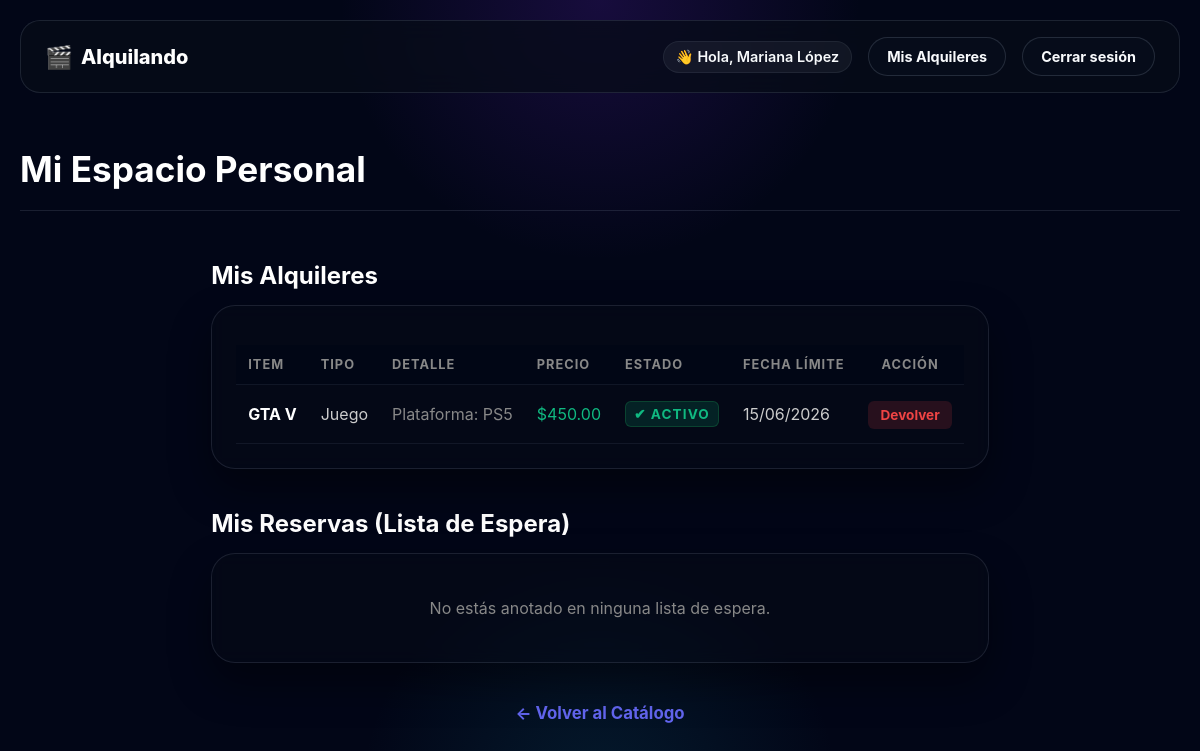
The page /mis-alquileres (signed in) on the database as committed earlier.
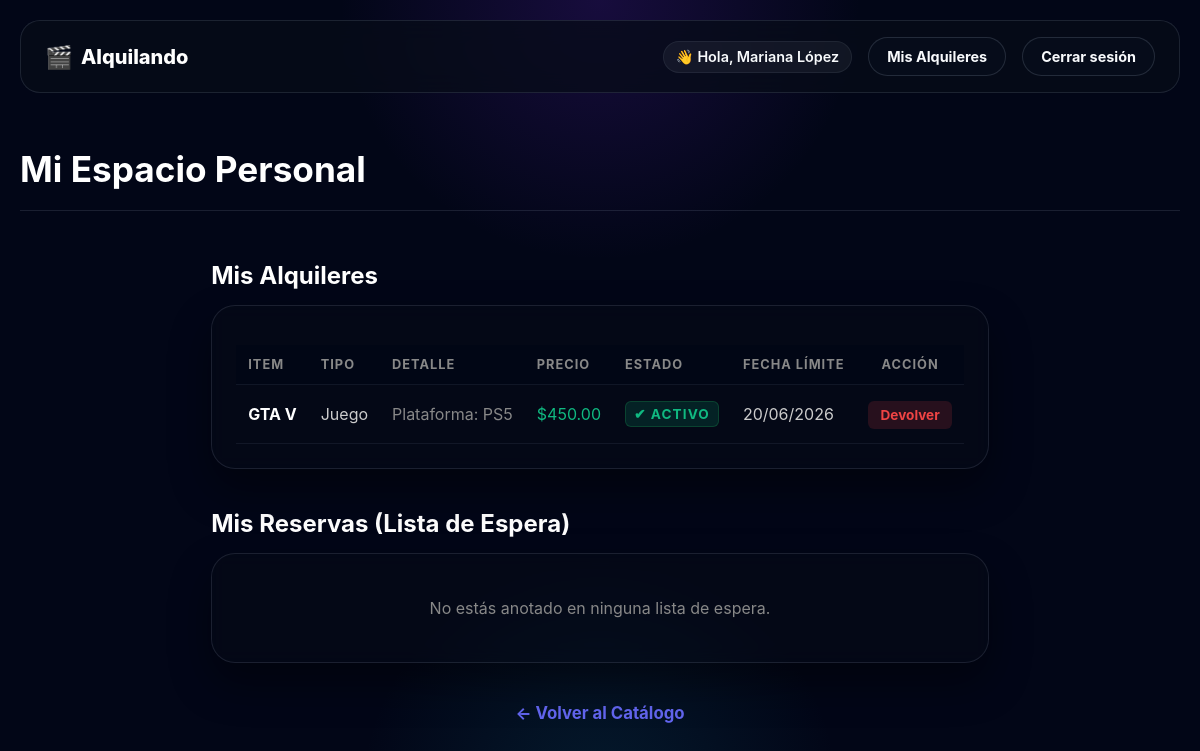
The same page on the database as committed later.
### app.py (models this page shows, shortened)
class Usuario(db.Model):
    __tablename__ = 'usuarios'
    id = db.Column(db.Integer, primary_key=True)
    nombre = db.Column(db.String(100), nullable=False)
    email = db.Column(db.String(100), unique=True, nullable=False)
    password = db.Column(db.String(100), nullable=False)
    rol = db.Column(db.String(20), default='cliente')
    bloqueado = db.Column(db.Boolean, default=False)
    alquileres = db.relationship('ProductoAlquiler', backref='usuario', lazy=True)
    reservas_solicitadas = db.relationship('ProductoAlquiler', secondary=lista_espera, backref=db.backref('en_espera', lazy=True))
    @classmethod
    def buscar_por_id(cls, usuario_id):
        return cls.query.get(usuario_id)

class ProductoAlquiler(db.Model):
    __tablename__ = 'productos_alquiler'
    id = db.Column(db.Integer, primary_key=True)
    titulo = db.Column(db.String(100), nullable=False)
    genero = db.Column(db.String(50), nullable=True)
    alquilado = db.Column(db.Boolean, default=False)
    precio_alquiler = db.Column(db.Float, nullable=False)
    stock = db.Column(db.Integer, default=1)
    imagen = db.Column(db.String(100), default='default.jpg')
    contador_alquileres = db.Column(db.Integer, default=0)
    tipo_producto = db.Column(db.String(50))
    usuario_id = db.Column(db.Integer, db.ForeignKey('usuarios.id'), nullable=True)
    fecha_alquiler = db.Column(db.DateTime, nullable=True)
    fecha_vencimiento = db.Column(db.DateTime, nullable=True)
    estado = db.Column(db.String(30), default='disponible')
    __mapper_args__ = {
        'polymorphic_on': tipo_producto,
        'polymorphic_identity': 'producto_generico'
    }
    def esta_vencido(self):
        if self.fecha_vencimiento and datetime.now() > self.fecha_vencimiento:
            return True
        return False

class Pelicula(ProductoAlquiler):
    formato = db.Column(db.String(50), nullable=True)
    __mapper_args__ = {'polymorphic_identity': 'pelicula'}

### app.py (the view)
@app.route('/mis-alquileres')
def mis_alquileres():
    if 'usuario_id' not in session:
        return redirect(url_for('login'))
    usuario_actual = Usuario.buscar_por_id(session['usuario_id'])
    return render_template('mis_alquileres.html', alquileres=usuario_actual.alquileres, reservas=usuario_actual.reservas_solicitadas)

### app.py (called while the page is built)
    def obtener_especifico(self):
        return f"Plataforma: {self.plataforma}" if self.plataforma else "Sin plataforma"

### templates/mis_alquileres.html (shortened to what this page needs)
{% extends 'base.html' %}
{% block content %}
<section class="pantalla-principal" style="padding: 20px 0; border-bottom: 1px solid var(--border, #333); margin-bottom: 30px;">
    <h1 style="font-size: 2.2rem; color: #fff; margin: 10px 0 0 0;">Mi Espacio Personal</h1>
</section>
<main class="catalogo" style="max-width: 1100px; margin: 0 auto; padding: 0 20px;">
    <h2 class="subtitulo-seccion" style="font-size: 1.5rem; margin-bottom: 15px; color: #fff;">Mis Alquileres</h2>
    <div class="auth-container" style="max-width: 100%; padding: 24px; margin-bottom: 40px;">
        {% if alquileres %}
            <table class="tabla-panel tabla-cliente" style="width: 100%; border-collapse: collapse; text-align: left;">
                <thead>
                    <tr style="border-bottom: 1px solid #333;">
                        <th style="padding: 12px; color: #888;">Item</th>
                        <th style="padding: 12px; color: #888;">Tipo</th>
                        <th style="padding: 12px; color: #888;">Detalle</th>
                        <th style="padding: 12px; color: #888;">Precio</th>
                        <th style="padding: 12px; color: #888;">Estado</th>
                        <th style="padding: 12px; color: #888;">Fecha Límite</th>
                        <th style="padding: 12px; color: #888; text-align: center;">Acción</th>
                    </tr>
                </thead>
                <tbody>
                    {% for a in alquileres %}
                        {% set vencido = a.esta_vencido() %}
                        <tr {% if vencido %}style="background: rgba(255,68,68,0.04);"{% endif %} style="border-bottom: 1px solid rgba(255,255,255,0.05);">
                            <td style="padding: 16px 12px; font-weight: bold; color: #fff;">{{ a.titulo }}</td>
                            <td class="texto-claro" style="padding: 16px 12px; text-transform: capitalize; color: #ccc;">{{ a.tipo_producto }}</td>
                            <td class="texto-gris" style="padding: 16px 12px; color: #888;">{{ a.obtener_especifico() }}</td>
                            <td class="texto-verde" style="padding: 16px 12px; color: #10b981;">${{ "%.2f"|format(a.precio_alquiler) }}</td>
                            <td style="padding: 16px 12px;">
                                {% if a.estado == 'pendiente' %}
                                    <span class="badge pendiente" style="background: rgba(245,158,11,0.15); color: #f59e0b; padding: 4px 8px; border-radius: 6px; font-size: 0.85rem;">⏳ Pendiente</span>
                                {% elif a.estado == 'activo' and vencido %}
                                    <span class="badge vencido" style="background: rgba(239,68,68,0.15); color: #ef4444; padding: 4px 8px; border-radius: 6px; font-size: 0.85rem;">⚠️ Vencido</span>
                                {% elif a.estado == 'activo' %}
                                    <span class="badge alquiler-ok" style="background: rgba(16,185,129,0.15); color: #10b981; padding: 4px 8px; border-radius: 6px; font-size: 0.85rem;">✔ Activo</span>
                                {% elif a.estado == 'dev_pendiente' %}
                                    <span class="badge dev-pendiente" style="background: rgba(59,130,246,0.15); color: #3b82f6; padding: 4px 8px; border-radius: 6px; font-size: 0.85rem;">📦 En proceso</span>
                                {% endif %}
                            </td>
                            <td style="padding: 16px 12px;">
                                {% if a.estado == 'pendiente' %}
                                    <span class="texto-gris" style="color: #888;">Al confirmar</span>
                                {% elif a.fecha_vencimiento %}
                                    <span style="color: {% if vencido %}#ef4444{% else %}#ccc{% endif %};">
                                        {{ a.fecha_vencimiento.strftime('%d/%m/%Y') }}
                                    </span>
                                {% else %}
                                    <span class="texto-gris" style="color: #888;">—</span>
                                {% endif %}
                            </td>
                            <td style="padding: 16px 12px; text-align: center;">
                                {% if a.estado == 'pendiente' %}
                                    <span class="texto-gris" style="font-style: italic; color: #888;">Esperando local</span>
                                {% elif a.estado == 'activo' %}
                                    <a href="{{ url_for('devolver_item', prod_id=a.id) }}"
                                       onclick="return confirm('¿Confirmás que ya devolviste \'{{ a.titulo }}\'? El local verificará la recepción.');"
                                       style="background: rgba(239,68,68,0.15); color: #ef4444; padding: 6px 12px; border-radius: 6px; text-decoration: none; font-size: 0.85rem; font-weight: bold;">
                                        Devolver
                                    </a>
                                {% elif a.estado == 'dev_pendiente' %}
                                    <span style="font-style: italic; color: #3b82f6; font-size: 0.85rem;">Verificando...</span>
                                {% endif %}
                            </td>
                        </tr>
                    {% endfor %}
                </tbody>
            </table>
        {% else %}
            <p class="texto-vacio" style="color: #888; text-align: center; padding: 20px 0; margin: 0;">No tenés ningún alquiler activo en este momento.</p>
        {% endif %}
    </div>
    <h2 class="subtitulo-seccion" style="font-size: 1.5rem; margin-bottom: 15px; color: #fff;">Mis Reservas (Lista de Espera)</h2>
    <div class="auth-container" style="max-width: 100%; padding: 24px; margin-bottom: 40px;">
        {% if reservas %}
            <table class="tabla-panel tabla-cliente" style="width: 100%; border-collapse: collapse; text-align: left;">
                <thead>
                    <tr style="border-bottom: 1px solid #333;">
                        <th style="padding: 12px; color: #888;">Item</th>
                        <th style="padding: 12px; color: #888;">Tipo</th>
                        <th style="padding: 12px; color: #888;">Detalle</th>
                        <th style="padding: 12px; color: #888; text-align: center;">Acción</th>
                    </tr>
                </thead>
                <tbody>
                    {% for r in reservas %}
                        <tr style="border-bottom: 1px solid rgba(255,255,255,0.05);">
                            <td style="padding: 16px 12px; font-weight: bold; color: #fff;">{{ r.titulo }}</td>
                            <td class="texto-claro" style="padding: 16px 12px; text-transform: capitalize; color: #ccc;">{{ r.tipo_producto }}</td>
                            <td class="texto-gris" style="padding: 16px 12px; color: #888;">{{ r.obtener_especifico() }}</td>
                            <td style="padding: 16px 12px; text-align: center;">
                                <a href="{{ url_for('cancelar_reserva', prod_id=r.id) }}"
                                   style="background: rgba(245,158,11,0.15); color: #f59e0b; padding: 6px 12px; border-radius: 6px; text-decoration: none; font-size: 0.85rem; font-weight: bold;">
                                    Cancelar
                                </a>
                            </td>
                        </tr>
                    {% endfor %}
                </tbody>
            </table>
        {% else %}
            <p class="texto-vacio" style="color: #888; text-align: center; padding: 20px 0; margin: 0;">No estás anotado en ninguna lista de espera.</p>
        {% endif %}
    </div>
    <div style="text-align: center; margin-bottom: 50px;">
        <a href="{{ url_for('inicio') }}" style="color: #6366f1; text-decoration: none; font-weight: bold; font-size: 1.05rem;">← Volver al Catálogo</a>
</main>
{% endblock %}

### templates/base.html (shortened to what this page needs)
<!DOCTYPE html>
<html lang="es">
<head>
    <link rel="stylesheet" href="{{ url_for('static', filename='estilos.css') }}">
    <link rel="stylesheet" href="https://cdnjs.cloudflare.com/ajax/libs/font-awesome/6.0.0/css/all.min.css">
</head>
<body class="page-body">
    <div class="page-shell">
        <header class="site-header">
            <a class="brand" href="{{ url_for('inicio') }}">
                <span class="brand-mark">🎬</span>
                <span class="brand-text">Alquilando</span>
            </a>
            <div class="auth-actions">
                {% if session.get('usuario_nombre') %}
                    <div class="user-pill">👋 Hola, {{ session['usuario_nombre'] }}</div>
                    <a class="btn btn-secondary" href="{{ url_for('mis_alquileres') }}">Mis Alquileres</a>
                    <a class="btn btn-secondary" href="{{ url_for('logout') }}">Cerrar sesión</a>
                {% else %}
                    <a class="btn btn-secondary" href="{{ url_for('login') }}">Iniciar sesión</a>
                    <a class="btn btn-primary" href="{{ url_for('registro') }}">Registrarse</a>
                {% endif %}
            </div>
        </header>
        <main class="main-content">
            {% block content %}{% endblock %}
        </main>
    </div>
</body>
</html>

### static/estilos.css (style rules this page uses)
* { box-sizing: border-box; }
:root { --bg-main: #020617; --bg-soft: rgba(8, 15, 29, 0.78); --panel: rgba(7, 12, 24, 0.7); --panel-strong: rgba(7, 12, 24, 0.9); --border: rgba(148, 163, 184, 0.16); --border-soft: rgba(148, 163, 184, 0.1); --text-main: #f8fafc; --text-muted: #a5b4d1; --accent: #8b5cf6; --accent-strong: #6d28d9; --accent-soft: rgba(139, 92, 246, 0.22); --success: #22c55e; --warning: #fbbf24; --danger: #fb7185; --shadow: 0 24px 80px rgba(0, 0, 0, 0.38); }
body { margin: 0; min-height: 100vh; font-family: Inter, system-ui, -apple-system, BlinkMacSystemFont, "Segoe UI", sans-serif; color: var(--text-main); background: radial-gradient(circle at top, rgba(91, 33, 182, 0.24), transparent 26%), radial-gradient(circle at bottom, rgba(14, 116, 144, 0.18), transparent 24%), var(--bg-main); }
body, h1, h2, h3, p { margin: 0; }
a { color: var(--text-main); text-decoration: none; transition: opacity 0.2s; }
.page-shell { max-width: 1280px; margin: 0 auto; padding: 20px; }
.main-content { display: flex; flex-direction: column; gap: 20px; }
.btn { display: inline-flex; align-items: center; justify-content: center; padding: 10px 18px; border-radius: 999px; border: 1px solid transparent; font-weight: 700; cursor: pointer; text-decoration: none; font-size: 0.9rem; transition: transform 0.2s ease, box-shadow 0.2s ease, border-color 0.2s ease; }
.btn-secondary { background: rgba(8, 15, 29, 0.72); color: var(--text-main); border-color: rgba(148, 163, 184, 0.2); }
.tabla-panel { width: 100%; border-collapse: collapse; margin-top: 15px; color: var(--text-main); }
.tabla-panel th, .tabla-panel td { padding: 12px; text-align: left; border-bottom: 1px solid var(--border-soft); vertical-align: middle; }
.tabla-panel th { background: rgba(2, 6, 23, 0.85); color: var(--text-muted); font-weight: bold; font-size: 0.8rem; text-transform: uppercase; letter-spacing: 1px; }
.tabla-cliente th, .tabla-cliente td { padding: 15px 10px; }
.badge { display: inline-flex; align-items: center; padding: 4px 10px; border-radius: 999px; font-size: 0.68rem; font-weight: bold; text-transform: uppercase; letter-spacing: 0.08em; }
.badge.alquiler-ok { background: rgba(34, 197, 94, 0.15); color: var(--success); border: 1px solid rgba(34, 197, 94, 0.2); }
.site-header { display: flex; justify-content: space-between; align-items: center; padding: 16px 24px; background: rgba(7, 12, 24, 0.75); border: 1px solid var(--border); border-radius: 20px; backdrop-filter: blur(12px); margin-bottom: 20px; }
.brand { display: flex; align-items: center; gap: 8px; font-size: 1.25rem; font-weight: 800; color: #fff; }
.brand-mark { font-size: 1.4rem; }
.auth-actions { display: flex; align-items: center; gap: 16px; }
.user-pill { font-size: 0.9rem; color: var(--text-main); font-weight: 600; background: rgba(248, 250, 252, 0.05); padding: 6px 12px; border-radius: 999px; border: 1px solid var(--border-soft); }
.auth-container { background: rgba(7, 12, 24, 0.45); border: 1px solid var(--border, #333); border-radius: 24px; padding: 50px 40px; width: 100%; max-width: 520px; backdrop-filter: blur(8px); box-shadow: 0 20px 40px rgba(0, 0, 0, 0.4); }

Rows that differ between the two databases and show on the page:
changed Pelicula "GTA V": fecha_vencimiento "15/06/2026" → "20/06/2026"
